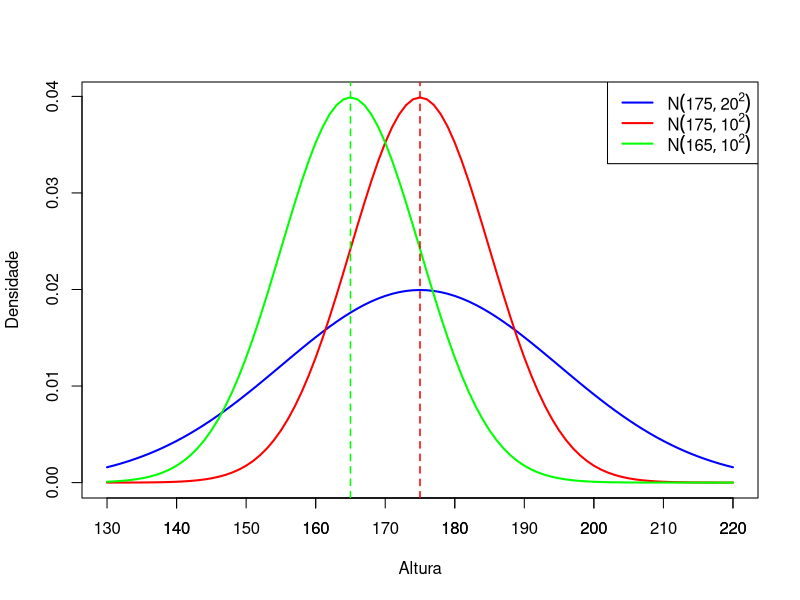

R code for this plot:
# Eixo comum para as curvas
x <- seq(130, 220, by = 1)

# Curvas de densidade normal
y1 <- dnorm(x, mean = 175, sd = 20)
y2 <- dnorm(x, mean = 175, sd = 10)
y3 <- dnorm(x, mean = 165, sd = 10)

png("T3/dnorm.png", width = 1200, height = 700, res = 150)
# Plotar a primeira curva
plot(x, y1, type = "l", col = "blue", lwd = 2,
     ylim = c(0, max(y1, y2, y3)),
     xlab = "Altura", ylab = "Densidade")

axis(1, at = seq(130, 220, by = 10))
# Adicionar as outras curvas
lines(x, y2, col = "red", lwd = 2)
lines(x, y3, col = "green", lwd = 2)
# Linhas verticais nas médias
abline(v = 175, col = "red", lty = 2, lwd = 1.5)  # Média de y1 e y2
abline(v = 165, col = "green", lty = 2, lwd = 1.5) # Média de y3
# Adicionar legenda com notação matemática
legend("topright", legend = c(
  expression(paste(N(175, 20^2))),
  expression(paste(N(175, 10^2))),
  expression(paste(N(165, 10^2)))
), col = c("blue", "red", "green"), lwd = 2, lty = 1)

dev.off()

# Calcular densidade exatamente na média
d1 <- dnorm(175, mean = 175, sd = 20)
d2 <- dnorm(175, mean = 175, sd = 10)
d3 <- dnorm(165, mean = 165, sd = 10)


# Printar os valores no console
cat("Densidade em média y1 (N(175, 20²)):", round(d1, 4), "\n")
cat("Densidade em média y2 (N(175, 10²)):", round(d2, 4), "\n")
cat("Densidade em média y3 (N(165, 10²)):", round(d3, 4), "\n")